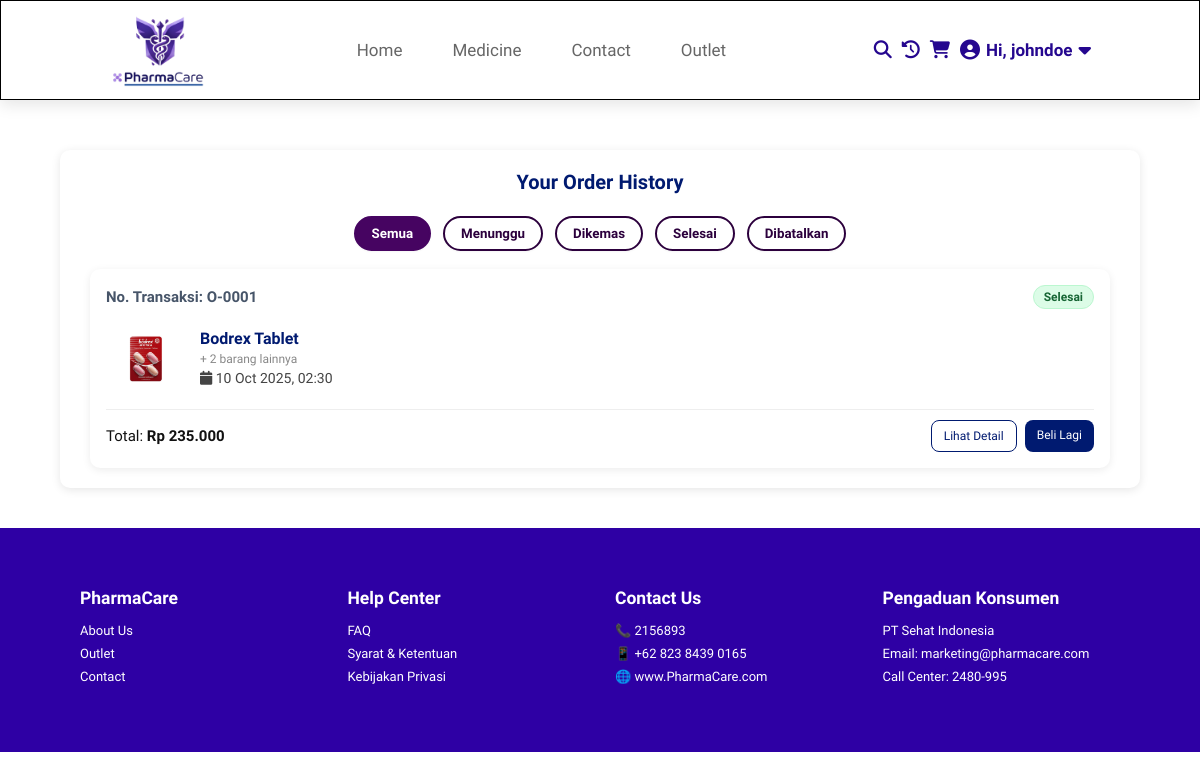
The app's page /ViewUser/mainUser/history.php (signed in) with its own data.
### tables this page shows
CREATE TABLE `orders` (
  `order_id` varchar(10) NOT NULL,
  `user_id` varchar(10) DEFAULT NULL,
  `user_name` varchar(255) NOT NULL,
  `user_email` varchar(255) DEFAULT NULL,
  `user_phone` varchar(20) DEFAULT NULL,
  `user_address` text,
  `order_notes` text,
  `total_amount` decimal(10,2) NOT NULL,
  `payment_method` enum('cod','transfer','ewallet') NOT NULL,
  `status` enum('pending','processing','completed','cancelled') DEFAULT 'pending',
  `created_at` timestamp NOT NULL DEFAULT CURRENT_TIMESTAMP,
  `updated_at` timestamp NOT NULL DEFAULT CURRENT_TIMESTAMP ON UPDATE CURRENT_TIMESTAMP
);

### ViewUser/mainUser/history.php (the view, shortened to what this page needs)
<?php
$userId = $_SESSION['user_id'];
$conn = getConnection();
$query = "
    SELECT
        o.order_id,
        o.total_amount,
        o.status,
        o.created_at,
        (SELECT m.medicine_name FROM orders_detail od JOIN medicines m ON od.medicine_id = m.medicine_id WHERE od.order_id = o.order_id LIMIT 1) as item_name,
        (SELECT m.image_path FROM orders_detail od JOIN medicines m ON od.medicine_id = m.medicine_id WHERE od.order_id = o.order_id LIMIT 1) as item_image,
        (SELECT COUNT(*) FROM orders_detail WHERE order_id = o.order_id) as total_items
    FROM orders o
    WHERE o.user_id = ?
    ORDER BY o.created_at DESC
";
$stmt = $conn->prepare($query);
$stmt->bind_param("s", $userId);
$stmt->execute();
$result = $stmt->get_result();
$orders = $result->fetch_all(MYSQLI_ASSOC);
function getHistoryImg($path) {
    if (strpos($path, '../') === 0) return $path;
    return '../assets/' . $path;
}
function getStatusLabel($status) {
    switch ($status) {
        case 'completed': return 'Selesai';
    }
}
function getStatusClass($status) {
    switch ($status) {
        case 'completed': return 'selesai';
    }
}
?>
<!DOCTYPE html>
<html lang="en">
<head>
  <link rel="stylesheet" href="../cssuser/history.css">
  <link rel="stylesheet" href="https://cdnjs.cloudflare.com/ajax/libs/font-awesome/6.5.0/css/all.min.css">
</head>
<body>
  <?php include 'navbar.php'; ?>
  <div class="container">
    <h1>Your Order History</h1>
    <div class="status-filter" id="statusFilter">
      <button class="pill active" data-filter="semua">Semua</button>
      <button class="pill" data-filter="menunggu">Menunggu</button>
      <button class="pill" data-filter="dikemas">Dikemas</button>
      <button class="pill" data-filter="selesai">Selesai</button>
      <button class="pill" data-filter="dibatalkan">Dibatalkan</button>
    </div>
    <div class="order-list" id="orderList">
      <?php if (empty($orders)): ?>
          <div style="text-align:center; padding: 40px; color: #666;">
              <i class="fa fa-receipt" style="font-size: 48px; margin-bottom: 10px; color: #ccc;"></i>
              <p>Belum ada riwayat pesanan.</p>
              <a href="medicine.php" class="btn-primary" style="display:inline-block; margin-top:10px; text-decoration:none;">Mulai Belanja</a>
          </div>
      <?php else: ?>
          <?php foreach ($orders as $ord):
              $statusLabel = getStatusLabel($ord['status']);
              $statusClass = getStatusClass($ord['status']);
              $filterKey   = strtolower($statusLabel);
          ?>
            <div class="order-card" data-status="<?= $filterKey ?>">
              <div class="order-header">
                <span class="order-id">No. Transaksi: <?= htmlspecialchars($ord['order_id']) ?></span>
                <span class="order-status pill-badge <?= $statusClass ?>">
                    <?= $statusLabel ?>
                </span>
              </div>
              <div class="order-body">
                <img src="<?= htmlspecialchars(getHistoryImg($ord['item_image'])) ?>"
                     alt="Product Image"
                     onerror="this.src='../assets/default.jpg'">
                <div class="order-info">
                  <h4><?= htmlspecialchars($ord['item_name']) ?></h4>
                  <p style="font-size: 12px; color: #888;">
                    <?php if ($ord['total_items'] > 1): ?>
                        + <?= $ord['total_items'] - 1 ?> barang lainnya
                    <?php endif; ?>
                  </p>
                  <p class="date"><i class="fa fa-calendar"></i> <?= date('d M Y, H:i', strtotime($ord['created_at'])) ?></p>
                </div>
              </div>
              <div class="order-footer">
                <span class="total">Total: <strong>Rp <?= number_format($ord['total_amount'], 0, ',', '.') ?></strong></span>
                <div class="btns">
                  <a href="order_success.php?order_id=<?= $ord['order_id'] ?>" class="btn-outline" style="text-decoration:none; font-size:12px;">
                    Lihat Detail
                  </a>
                  <?php if ($ord['status'] == 'completed'): ?>
                    <a href="medicine.php" class="btn-primary" style="text-decoration:none; font-size:12px;">Beli Lagi</a>
                  <?php endif; ?>
                </div>
              </div>
            </div>
          <?php endforeach; ?>
      <?php endif; ?>
    </div>
  </div>
<?php include 'footer.php'; ?>
</body>
</html>

### ViewUser/cssuser/history.css (style rules this page uses)
body { font-family: Arial, sans-serif; background-color: #f5f6fa; margin: 0; padding: 0; margin-top: 150px; }
.container { width: 90%; margin: 40px auto; background: #fff; border-radius: 10px; box-shadow: 0 2px 10px rgba(0,0,0,0.1); padding: 20px 30px; }
h1 { text-align: center; color: #001a70; margin-bottom: 22px; }
.status-filter { display:flex; gap:12px; justify-content:center; margin-bottom:18px; flex-wrap:wrap; }
.pill { appearance:none; border:none; background:#fff; border:2px solid #2c003d; color:#2c003d; padding:8px 16px; border-radius:999px; cursor:pointer; font-weight:600; transition:all .15s ease; box-shadow:0 1px 2px rgba(0,0,0,.04); }
.pill.active { background:#460461; color:#fff; border-color:#460461; }
.order-list { display:flex; flex-direction:column; gap:18px; }
.order-card { background:#fff; border-radius:10px; box-shadow:0 2px 8px rgba(0,0,0,.08); padding:16px; transition:box-shadow .15s ease; }
.order-header { display:flex; justify-content:space-between; align-items:center; margin-bottom:10px; }
.order-id { color:#475569; font-weight:600; font-size: 1.5rem; }
.pill-badge { padding:4px 10px; border-radius:999px; font-size:12px; font-weight:700; text-transform:capitalize; }
.pill-badge.selesai { background:#dcfce7; color:#166534; border:1px solid #bbf7d0; }
.order-body { display:flex; gap:14px; align-items:center; border-bottom:1px solid #eee; padding-bottom:10px; }
.order-body img { width:80px; height:80px; object-fit:cover; border-radius:8px; }
.order-info h4 { margin:0; color:#001a70; font-size:16px; }
.order-info p { margin:4px 0; color:#444; font-size:14px; }
.order-footer { display:flex; justify-content:space-between; align-items:center; margin-top:10px; }
.total { color:#111; font-size: 1.5rem; }
.btns { display:flex; gap:8px; }
.btn-primary { background:#001a70; color:#fff; border:none; padding:8px 12px; border-radius:8px; cursor:pointer; }
.btn-outline { background:transparent; color:#001a70; border:1px solid #001a70; padding:8px 12px; border-radius:8px; cursor:pointer; }

### ViewUser/cssuser/navbar.css (style rules this page uses)
:root { --black: black; --purple: purple; --light-color: #666; --box-shadow: 0 .5rem 1.5rem rgba(0,0,0,.1); }
* { font-family: 'andika'; margin: 0; padding: 0; box-sizing: border-box; border: none; outline: none; text-decoration: none; text-transform: none; transition: all .2s linear; }
html { font-size: 62.5%; overflow-x: hidden; scroll-padding-top: 7rem; scroll-behavior: smooth; }
body { background: #fff; }

### records on screen
orders: order_id "O-0001", status "Selesai", item_name "Bodrex Tablet", total_items "2", created_at "10 Oct 2025, 02:30", total_amount "235.000", shows "Beli Lagi"

### other values on screen
$username "johndoe"
